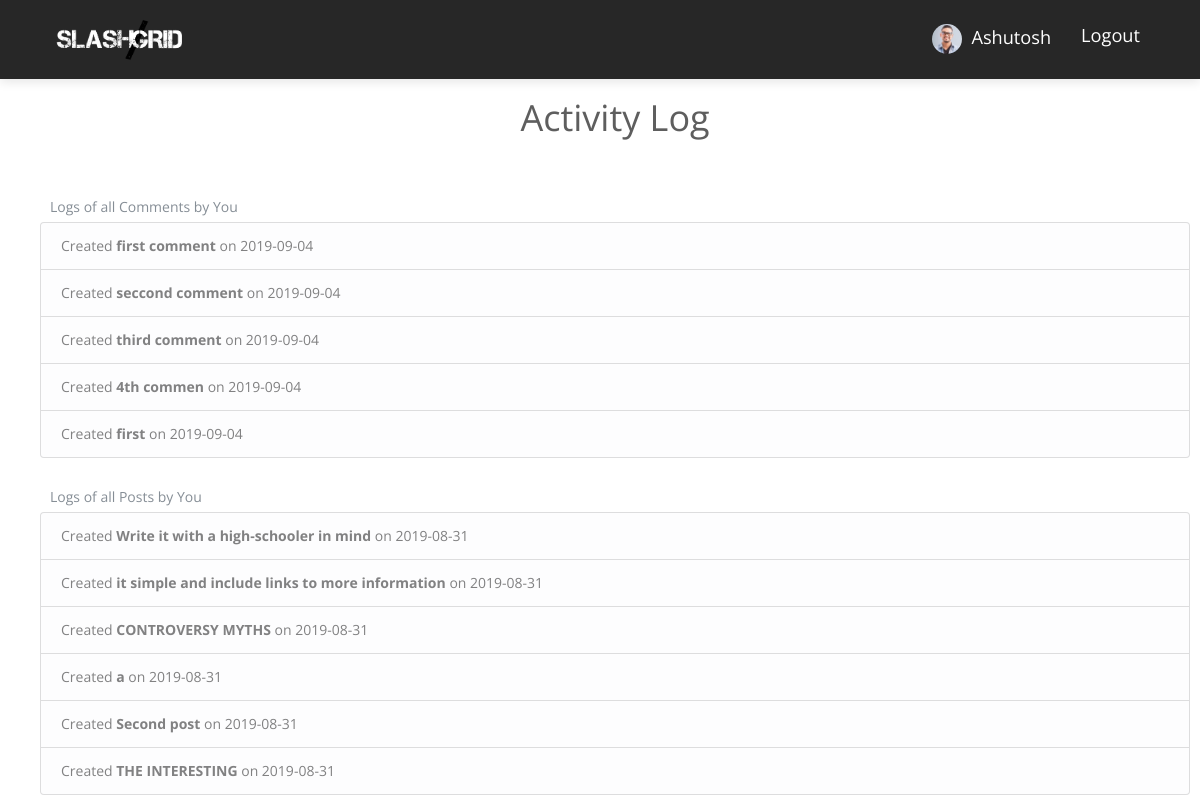
The page /activity_log (signed in) on the database its author committed.
### flaskblog/models.py (models this page shows, shortened)
class User(db.Model, UserMixin):
    id = db.Column(db.Integer, primary_key=True)
    username = db.Column(db.String(20), unique=True, nullable=False)
    email = db.Column(db.String(120), unique=True, nullable=False)
    image_file = db.Column(db.String(20), nullable=False, default='default.jpg')
    password = db.Column(db.String(60), nullable=False)
    fb_link = db.Column(db.String(120), unique=True, nullable=True)
    posts = db.relationship('Post', backref='author', lazy=True)
    comment = db.relationship('Comments', backref='author', lazy=True)

class Comments(db.Model):
    id = db.Column(db.Integer, primary_key=True)
    title = db.Column(db.String(100), nullable=False)
    date_posted = db.Column(db.DateTime, nullable=False, default=datetime.utcnow)
    post_id = db.Column(db.Integer, db.ForeignKey('post.id'), nullable=False)
    user_id = db.Column(db.Integer, db.ForeignKey('user.id'), nullable=False)

class Post(db.Model):
    id = db.Column(db.Integer, primary_key=True)
    title = db.Column(db.String(100), nullable=False)
    date_posted = db.Column(db.DateTime, nullable=False, default=datetime.utcnow)
    content = db.Column(db.Text, nullable=False)
    user_id = db.Column(db.Integer, db.ForeignKey('user.id'), nullable=False)
    comment = db.relationship('Comments', backref='post', lazy=True)

### flaskblog/posts/routes.py (the view)
@posts.route("/activity_log")
@login_required
def activity_log():
    comments = Comments.query.filter_by(user_id=current_user.id)
    return render_template('activity_log.html', title='Activity Log', comments = comments)

### flaskblog/models.py (called while the page is built)
@login_manager.user_loader
def load_user(user_id):
    return User.query.get(int(user_id))

### flaskblog/templates/activity_log.html (shortened to what this page needs)
{% extends "base.html" %}
{% block content %}
        <div class="uk-container" style="margin-top:100px">
          <div class="row">
            <div class="col-lg-12">
                <div class="content-section">
                    <h3 class="text-center">Activity Log </h3>
                    <br><br>
                    <p class='text-muted uk-margin-small-left'>Logs of all Comments by You
                      <br>
                      <ul class="list-group">
                          {% for comment in comments %}
                          <li class="list-group-item list-group-item-light">Created <b>{{ comment.title }}</b> on {{ comment.date_posted.strftime('%Y-%m-%d') }}</li>
                          {% endfor %}
                      </ul>
                    </p>
                    <br>
                    <p class='text-muted uk-margin-small-left'>Logs of all Posts by You
                      <br>
                      <ul class="list-group">
                          {% for post in current_user.posts %}
                          <li class="list-group-item list-group-item-light">Created <b>{{ post.title }}</b> on {{ post.date_posted.strftime('%Y-%m-%d') }}</li>
                          {% endfor %}
                      </ul>
                    </p>
                  </div>
            </div>
          </div>
        </div>
{% endblock %}

### flaskblog/templates/navbar.html (shortened to what this page needs)
<nav class="navbar main-nav  fixed-top navbar-expand-lg" style="background:#272727 !important">
    <div class="container">
        <a class="navbar-brand" href="/"><img src="{{ url_for('static', filename='images/download2.png') }}" alt="logo" width="150" style="padding:10px"></a>
        <div class="collapse navbar-collapse" id="navbarNav">
        <ul class="navbar-nav ml-auto">
          {% if current_user.is_authenticated %}
          <li class="nav-item">
              <a class="nav-link" href="{{ url_for('users.account') }}" style="text-transform: capitalize;color:white;font-size:1.3em">
                  <img class="rounded-circle" src="{{ url_for('static', filename='profile_pics/' + current_user.image_file) }}" width="30">
                  &nbsp;{{ current_user.username }}
              </a>
          </li>
          <li class="nav-item">
              <a class="nav-link" href="{{ url_for('users.logout') }}" style="color:white;font-size:1.3em">Logout</a>
          </li>
         {% endif %}
        </ul>
        </div>
    </div>
</nav>

### flaskblog/static/css/style.css (style rules this page uses)
body { font-family: "Open Sans", sans-serif; -webkit-font-smoothing: antialiased; }
h1, h2, h3, h4, h5, h6 { font-family: "Open Sans", sans-serif; color: #5e5e5e; font-weight: 400; line-height: 1; }
h3 { font-size: 36px; }
p, a, li, blockquote, label, span { font-size: 14px; letter-spacing: 0; line-height: 22px; color: #999999; margin-bottom: 0; }
p { line-height: 30px; }
.transition, .main-nav, .main-nav .navbar-brand { transition: .3s ease; }
.main-nav { background: #7d71d3; box-shadow: 0px 3px 10px 0px rgba(0, 0, 0, 0.1); }
.main-nav .navbar-brand { padding: 0; }
.main-nav .navbar-nav .nav-item { position: relative; }
.main-nav .navbar-nav .nav-item .nav-link { position: relative; text-align: center; font-size: 13px; color: #000; padding-left: 15px; padding-right: 15px; }

### rows shown on the page
User: image_file (picture), username "Ashutosh"
Comments: title "first comment", date_posted "2019-09-04"
Comments: title "seccond comment", date_posted "2019-09-04"
Comments: title "third comment", date_posted "2019-09-04"
Comments: title "4th commen", date_posted "2019-09-04"
Comments: title "first", date_posted "2019-09-04"
Post: title "Write it with a high-schooler in mind", date_posted "2019-08-31"
Post: title "it simple and include links to more information", date_posted "2019-08-31"
Post: title "CONTROVERSY MYTHS", date_posted "2019-08-31"
Post: title "a", date_posted "2019-08-31"
Post: title "Second post", date_posted "2019-08-31"
Post: title "THE INTERESTING", date_posted "2019-08-31"
